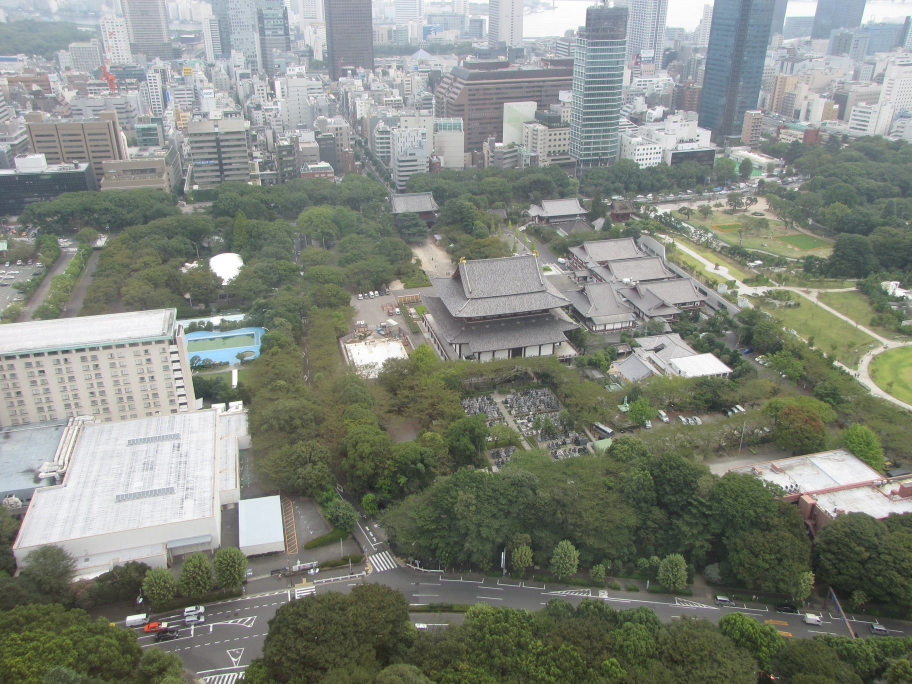
#> input picture image-set/4.png, 1824 x 1368 px, found by its file name (shown at 1/2 size)
$ python panorama-stitching.py
#> lines starting #> are read from the running program, lines starting #| are printed output that depends on the picture
import cv2
import numpy as np
import matplotlib.pyplot as plt

###########################################################################################################################################################################

# ~ INITIALIZING  ~

# Load the images I need
img1 = cv2.imread(r'C:/Users/you/Documents/image-set/4.png')
#> img1 is the input picture: shape (1368, 1824, 3); mean B, G, R 125, 134.5, 129.7
img2 = cv2.imread(r'C:/Users/you/Documents/image-set/5.png')
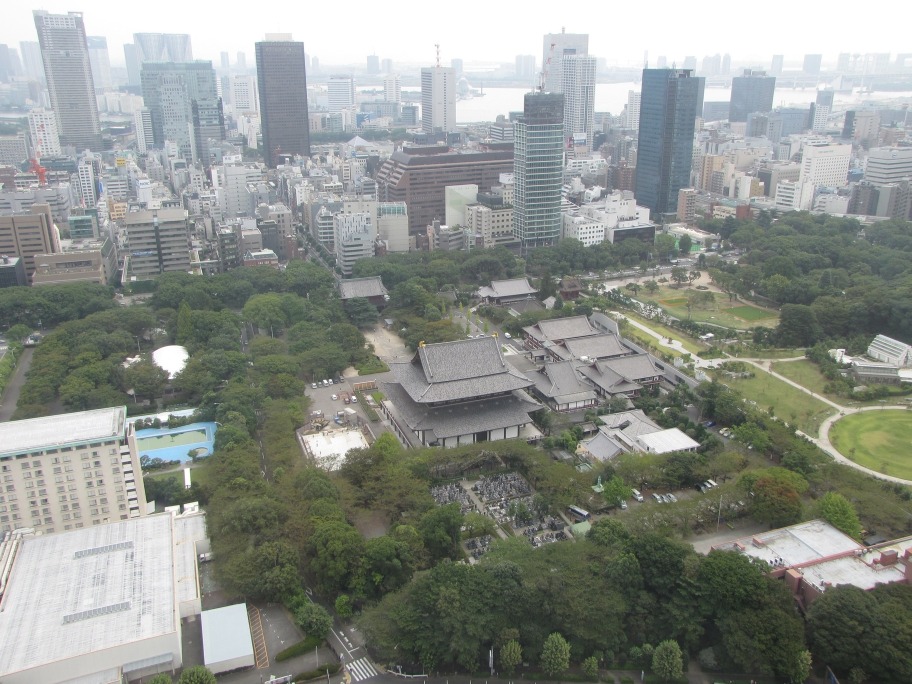
#> input picture image-set/5.png, 1824 x 1368 px, found by its file name (shown at 1/2 size)
#> img2 is the input picture: shape (1368, 1824, 3); mean B, G, R 138.8, 144.7, 140.3
img3 = cv2.imread(r'C:/Users/you/Documents/image-set/9.png')
img4 = cv2.imread(r'C:/Users/you/Documents/image-set/2.png')
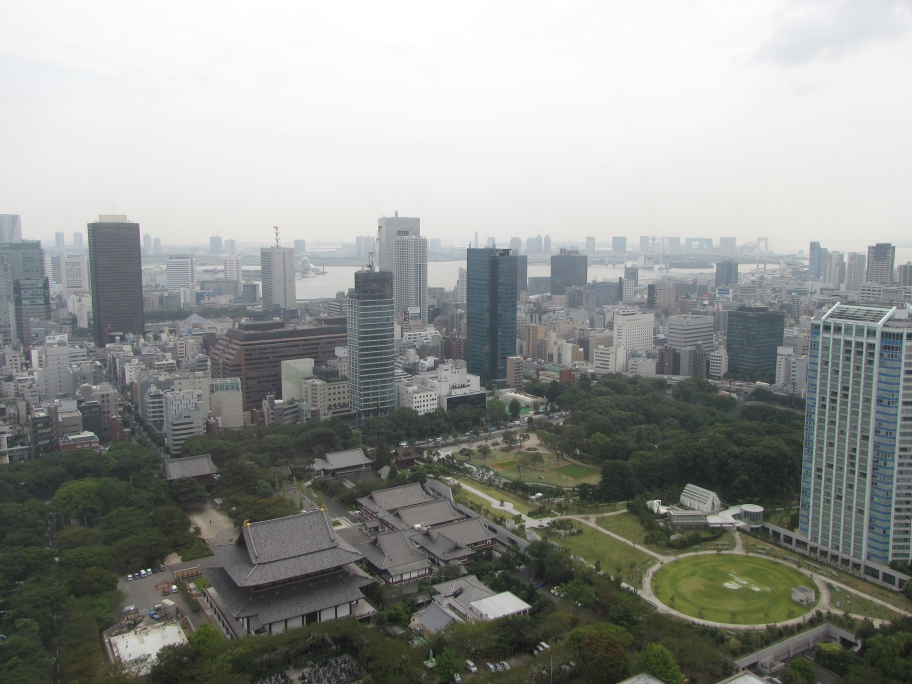
#> input picture image-set/2.png, 1824 x 1368 px, found by its file name (shown at 1/2 size)
#> img4 is the input picture: shape (1368, 1824, 3); mean B, G, R 144.4, 147.8, 145.5
img5 = cv2.imread(r'C:/Users/you/Documents/image-set/11.png')
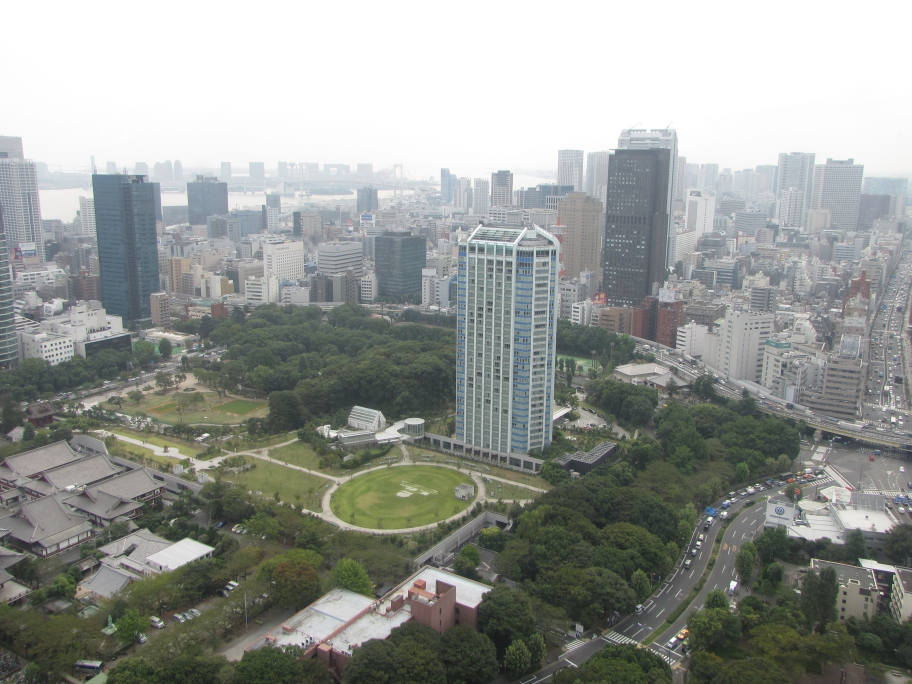
#> input picture image-set/11.png, 1824 x 1368 px, found by its file name (shown at 1/2 size)
#> img5 is the input picture: shape (1368, 1824, 3); mean B, G, R 147.6, 152.2, 148.9

# Display initial images
plt.figure()
plt.subplot(151), plt.imshow(img1[:, :, ::-1]), plt.title("Image 1")
plt.subplot(152), plt.imshow(img2[:, :, ::-1]), plt.title("Image 2")
#> (the run stopped early here; a loop or call above may not have finished)
